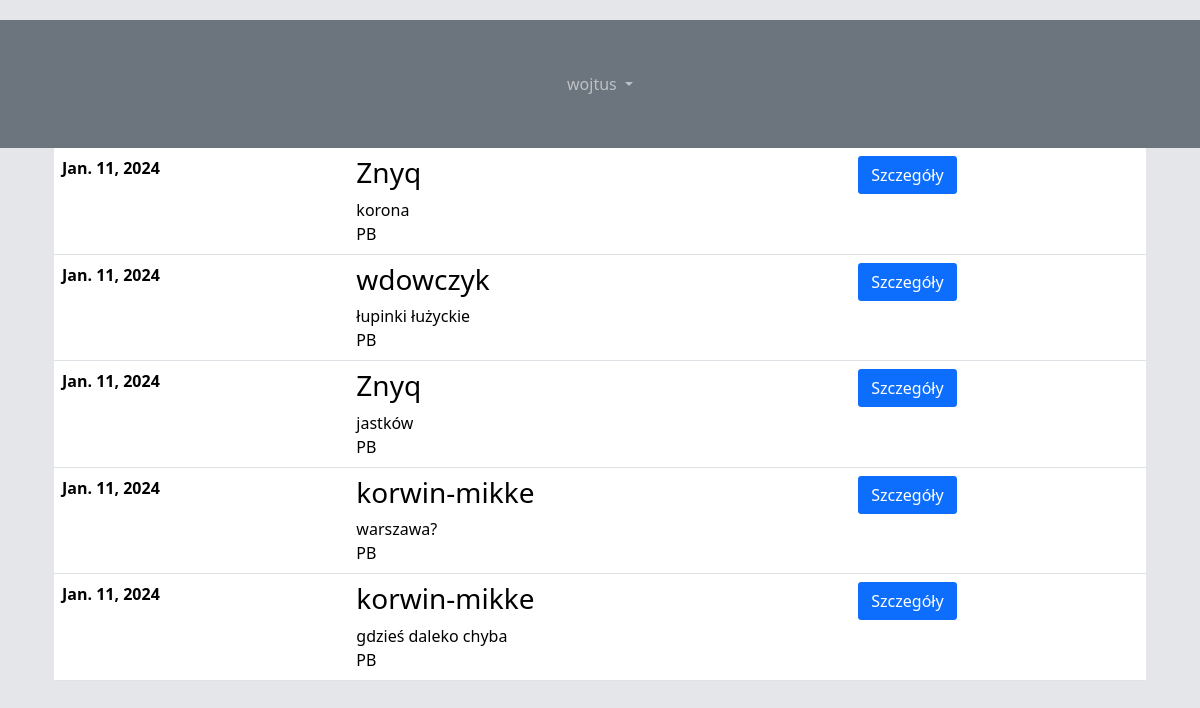
Screenshot of /zamowienia/ (signed in) with the database file from the repository.
### order_display/models.py (models this page shows, shortened)
class Order(models.Model):
    objects = models.Manager()
    published = PublishedManager()
    class Status(models.TextChoices):
        DRAFT = 'DF', 'Draft'
        PUBLISHED = 'PB', 'Published'
        FINISHED = 'FI', 'Finished'
    client = models.ForeignKey(Client,
                               on_delete=models.CASCADE,
                               related_name='order',
                               blank = True)
    created = models.DateField(default = timezone.now)
    due = models.DateField(default = timezone.now, blank=True)
    slug = models.SlugField(max_length=255, blank=True)
    status = models.CharField(max_length=2,
                              choices=Status.choices,
                              default=Status.PUBLISHED)
    adres = models.CharField(max_length=255, blank=True)
    workers = models.ManyToManyField(User)

class Client(models.Model):
    first_name = models.CharField(max_length=20,blank=True)
    last_name = models.CharField(max_length=20,blank=True)
    phone_number = models.IntegerField(blank = True)
    slug = models.SlugField(max_length=255,blank=True, unique=True)
    def __str__(self):
        return self.last_name

### order_display/views.py (the view)
# urls.py: path('', views.OrderListView.as_view(), name = "order_list"),
class OrderListView(LoginRequiredMixin, ListView):
    login_url = '/login/'
    queryset = Order.published.all()
    context_object_name = 'orders'
    template_name = 'order_display/order_list.html'

### order_display/templates/order_display/order_list.html (shortened to what this page needs)
{% extends "order_display/base.html" %}
{% block content %}
<div class="event-schedule-area-two bg-color pad100">
  <div class="container">
      <div class="tab-content" id="myTabContent">
          <div class="tab-pane fade active show" id="home" role="tabpanel">
              <div class="table-responsive">
                  <table class="table">
                    {% for order in orders %}
                      <tr class="inner-box">
                          <th scope="row">
                              <div class="event-date">
                                  {{order.due}}
                              </div>
                          </th>
                          <td>
                              <div class="event-wrap">
                                  <h3><a>{{ order.client }}</a></h3>
                                  <div class="meta">
                                      <div class="organizers">
                                          <a>{{order.adres}}</a>
                                      </div>
                                      <div class="categories">
                                          <a>{{order.status}}</a>
                                      </div>
                                  </div>
                              </div>
                          </td>
                          <td>
                              <div class="primary-btn">
                                  <a class="btn btn-primary" href={% url 'order_display:order_detail' order.slug %}>Szczegóły</a>
                              </div>
                          </td>
                      </tr>
                      {% endfor %}
                  </table>
              </div>
          </div>
      </div>
  </div>
</div>
{% endblock %}

### order_display/templates/order_display/base.html (shortened to what this page needs)
<!DOCTYPE html>
{% load static %}
<html>
<head>
  {% load crispy_forms_tags %}
  {% load bootstrap5 %}
  {% bootstrap_css %}
  <link rel="stylesheet" href="{% static 'css/list_css.css' %}" type="text/css" />
  <link rel="stylesheet" href="{% static 'css/navbar_css.css' %}" type="text/css" />
  <link rel="stylesheet" href="{% static 'css/order_detail.css' %}" type="text/css" />
</head>
<body>
	<nav class="navbar navbar-expand-lg navbar-dark p-3 bg-secondary" id="headerNav">
    <div class="container-fluid">
      <div class=" collapse navbar-collapse" id="navbarNavDropdown">
        <ul class="navbar-nav mx-auto ">
          {% if user.is_authenticated %}
            <li class="nav-item dropdown">
              <a class="nav-link mx-2 dropdown-toggle" href="#" id="navbarDropdownMenuLink" role="button" data-bs-toggle="dropdown" aria-expanded="false">
                {{ user.username }}
              </a>
            </li>
          {% endif %}
        </ul>
      </div>
    </div>
  </nav>
<div class="container">
  {% block content %}
  {% endblock %}
</div>
</body>
</html>

### order_display/static/css/list_css.css (style rules this page uses)
body { margin-top:20px; }

### order_display/static/css/navbar_css.css (style rules this page uses)
@media screen and (min-width:992px) { .nav-item { line-height:80px; } }

### order_display/static/css/order_detail.css (style rules this page uses)
body { margin-top:20px; background-color: #e4e6e9; color: #41464d; }
.btn:not(:disabled):not(.disabled) { cursor: pointer; }
.btn { cursor: pointer; position: relative; z-index: auto; border-radius: .175rem; transition: color .15s,background-color .15s,border-color .15s,box-shadow .15s,opacity .15s; }

### rows the page displays
Order: due "Jan. 11, 2024", client "Znyq", adres "korona", status "PB"
Order: due "Jan. 11, 2024", client "wdowczyk", adres "łupinki łużyckie", status "PB"
Order: due "Jan. 11, 2024", client "Znyq", adres "jastków", status "PB"
Order: due "Jan. 11, 2024", client "korwin-mikke", adres "warszawa?", status "PB"
Order: due "Jan. 11, 2024", client "korwin-mikke", adres "gdzieś daleko chyba", status "PB"

### other values shown
{{ user.username }} "wojtus"
